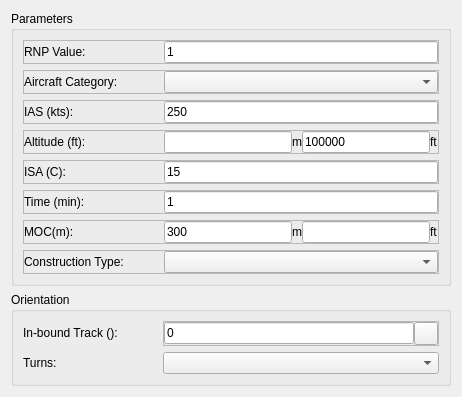
<?xml version="1.0" encoding="UTF-8"?>
<ui version="4.0">
 <class>HoldingRnp</class>
 <widget class="QWidget" name="HoldingRnp">
  <property name="geometry">
   <rect>
    <x>0</x>
    <y>0</y>
    <width>462</width>
    <height>358</height>
   </rect>
  </property>
  <property name="windowTitle">
   <string>Form</string>
  </property>
  <layout class="QVBoxLayout" name="verticalLayout">
   <item>
    <widget class="QGroupBox" name="grbParameters">
     <property name="title">
      <string>Parameters</string>
     </property>
     <layout class="QVBoxLayout" name="vLayout_grbParameters">
      <item>
       <widget class="QFrame" name="frame_RnpValue">
        <property name="sizePolicy">
         <sizepolicy hsizetype="Minimum" vsizetype="Preferred">
          <horstretch>0</horstretch>
          <verstretch>0</verstretch>
         </sizepolicy>
        </property>
        <property name="frameShape">
         <enum>QFrame::StyledPanel</enum>
        </property>
        <property name="frameShadow">
         <enum>QFrame::Raised</enum>
        </property>
        <layout class="QHBoxLayout" name="horizontalLayout_19">
         <property name="spacing">
          <number>0</number>
         </property>
         <property name="margin">
          <number>0</number>
         </property>
         <item>
          <widget class="QLabel" name="label_9">
           <property name="minimumSize">
            <size>
             <width>140</width>
             <height>0</height>
            </size>
           </property>
           <property name="maximumSize">
            <size>
             <width>16777215</width>
             <height>16777215</height>
            </size>
           </property>
           <property name="font">
            <font>
             <family>Arial</family>
             <weight>50</weight>
             <bold>false</bold>
            </font>
           </property>
           <property name="text">
            <string>RNP Value:</string>
           </property>
          </widget>
         </item>
         <item>
          <widget class="QLineEdit" name="txtRnpValue">
           <property name="sizePolicy">
            <sizepolicy hsizetype="MinimumExpanding" vsizetype="Fixed">
             <horstretch>0</horstretch>
             <verstretch>0</verstretch>
            </sizepolicy>
           </property>
           <property name="minimumSize">
            <size>
             <width>105</width>
             <height>0</height>
            </size>
           </property>
           <property name="maximumSize">
            <size>
             <width>16777215</width>
             <height>16777215</height>
            </size>
           </property>
           <property name="font">
            <font>
             <family>Arial</family>
             <weight>50</weight>
             <bold>false</bold>
            </font>
           </property>
           <property name="text">
            <string>1</string>
           </property>
          </widget>
         </item>
        </layout>
       </widget>
      </item>
      <item>
       <widget class="QFrame" name="frame_ConstructionType_2">
        <property name="enabled">
         <bool>true</bool>
        </property>
        <property name="sizePolicy">
         <sizepolicy hsizetype="Minimum" vsizetype="Preferred">
          <horstretch>0</horstretch>
          <verstretch>0</verstretch>
         </sizepolicy>
        </property>
        <property name="frameShape">
         <enum>QFrame::StyledPanel</enum>
        </property>
        <property name="frameShadow">
         <enum>QFrame::Raised</enum>
        </property>
        <layout class="QHBoxLayout" name="horizontalLayout_18">
         <property name="spacing">
          <number>0</number>
         </property>
         <property name="margin">
          <number>0</number>
         </property>
         <item>
          <widget class="QLabel" name="label_10">
           <property name="minimumSize">
            <size>
             <width>140</width>
             <height>0</height>
            </size>
           </property>
           <property name="maximumSize">
            <size>
             <width>140</width>
             <height>16777215</height>
            </size>
           </property>
           <property name="font">
            <font>
             <family>Arial</family>
             <weight>50</weight>
             <bold>false</bold>
            </font>
           </property>
           <property name="text">
            <string>Aircraft Category:</string>
           </property>
          </widget>
         </item>
         <item>
          <widget class="QComboBox" name="cmbAircraftCategory_2">
           <property name="maximumSize">
            <size>
             <width>16777215</width>
             <height>16777215</height>
            </size>
           </property>
           <property name="font">
            <font>
             <family>Arial</family>
             <weight>50</weight>
             <bold>false</bold>
            </font>
           </property>
           <property name="frame">
            <bool>true</bool>
           </property>
          </widget>
         </item>
        </layout>
       </widget>
      </item>
      <item>
       <widget class="QFrame" name="frame_Ias">
        <property name="sizePolicy">
         <sizepolicy hsizetype="Minimum" vsizetype="Preferred">
          <horstretch>0</horstretch>
          <verstretch>0</verstretch>
         </sizepolicy>
        </property>
        <property name="frameShape">
         <enum>QFrame::StyledPanel</enum>
        </property>
        <property name="frameShadow">
         <enum>QFrame::Raised</enum>
        </property>
        <layout class="QHBoxLayout" name="horizontalLayout_16">
         <property name="spacing">
          <number>0</number>
         </property>
         <property name="margin">
          <number>0</number>
         </property>
         <item>
          <widget class="QLabel" name="label_7">
           <property name="minimumSize">
            <size>
             <width>140</width>
             <height>0</height>
            </size>
           </property>
           <property name="maximumSize">
            <size>
             <width>16777215</width>
             <height>16777215</height>
            </size>
           </property>
           <property name="font">
            <font>
             <family>Arial</family>
             <weight>50</weight>
             <bold>false</bold>
            </font>
           </property>
           <property name="text">
            <string>IAS (kts):</string>
           </property>
          </widget>
         </item>
         <item>
          <widget class="QLineEdit" name="txtIas">
           <property name="sizePolicy">
            <sizepolicy hsizetype="MinimumExpanding" vsizetype="Fixed">
             <horstretch>0</horstretch>
             <verstretch>0</verstretch>
            </sizepolicy>
           </property>
           <property name="minimumSize">
            <size>
             <width>105</width>
             <height>0</height>
            </size>
           </property>
           <property name="maximumSize">
            <size>
             <width>16777215</width>
             <height>16777215</height>
            </size>
           </property>
           <property name="font">
            <font>
             <family>Arial</family>
             <weight>50</weight>
             <bold>false</bold>
            </font>
           </property>
           <property name="text">
            <string>250</string>
           </property>
          </widget>
         </item>
        </layout>
       </widget>
      </item>
      <item>
       <widget class="QFrame" name="frame_Altitude">
        <property name="sizePolicy">
         <sizepolicy hsizetype="Minimum" vsizetype="Preferred">
          <horstretch>0</horstretch>
          <verstretch>0</verstretch>
         </sizepolicy>
        </property>
        <property name="frameShape">
         <enum>QFrame::StyledPanel</enum>
        </property>
        <property name="frameShadow">
         <enum>QFrame::Raised</enum>
        </property>
        <layout class="QHBoxLayout" name="horizontalLayout_27">
         <property name="spacing">
          <number>0</number>
         </property>
         <property name="margin">
          <number>0</number>
         </property>
         <item>
          <widget class="QLabel" name="label_17">
           <property name="minimumSize">
            <size>
             <width>140</width>
             <height>0</height>
            </size>
           </property>
           <property name="maximumSize">
            <size>
             <width>100</width>
             <height>16777215</height>
            </size>
           </property>
           <property name="font">
            <font>
             <family>Arial</family>
             <weight>50</weight>
             <bold>false</bold>
            </font>
           </property>
           <property name="text">
            <string>Altitude (ft):</string>
           </property>
          </widget>
         </item>
         <item>
          <widget class="QLineEdit" name="txtAltitudeM"/>
         </item>
         <item>
          <widget class="QLabel" name="label_2">
           <property name="text">
            <string>m</string>
           </property>
          </widget>
         </item>
         <item>
          <widget class="QLineEdit" name="txtAltitude">
           <property name="sizePolicy">
            <sizepolicy hsizetype="MinimumExpanding" vsizetype="Fixed">
             <horstretch>0</horstretch>
             <verstretch>0</verstretch>
            </sizepolicy>
           </property>
           <property name="minimumSize">
            <size>
             <width>105</width>
             <height>0</height>
            </size>
           </property>
           <property name="maximumSize">
            <size>
             <width>16777215</width>
             <height>16777215</height>
            </size>
           </property>
           <property name="font">
            <font>
             <family>Arial</family>
             <weight>50</weight>
             <bold>false</bold>
            </font>
           </property>
           <property name="text">
            <string>100000</string>
           </property>
          </widget>
         </item>
         <item>
          <widget class="QLabel" name="label">
           <property name="text">
            <string>ft</string>
           </property>
          </widget>
         </item>
        </layout>
       </widget>
      </item>
      <item>
       <widget class="QFrame" name="frame_IasMA">
        <property name="sizePolicy">
         <sizepolicy hsizetype="Minimum" vsizetype="Preferred">
          <horstretch>0</horstretch>
          <verstretch>0</verstretch>
         </sizepolicy>
        </property>
        <property name="frameShape">
         <enum>QFrame::StyledPanel</enum>
        </property>
        <property name="frameShadow">
         <enum>QFrame::Raised</enum>
        </property>
        <layout class="QHBoxLayout" name="horizontalLayout_11">
         <property name="spacing">
          <number>0</number>
         </property>
         <property name="margin">
          <number>0</number>
         </property>
         <item>
          <widget class="QLabel" name="label_3">
           <property name="minimumSize">
            <size>
             <width>140</width>
             <height>0</height>
            </size>
           </property>
           <property name="maximumSize">
            <size>
             <width>16777215</width>
             <height>16777215</height>
            </size>
           </property>
           <property name="font">
            <font>
             <family>Arial</family>
             <weight>50</weight>
             <bold>false</bold>
            </font>
           </property>
           <property name="text">
            <string>ISA (C):</string>
           </property>
          </widget>
         </item>
         <item>
          <widget class="QLineEdit" name="txtIsa">
           <property name="sizePolicy">
            <sizepolicy hsizetype="MinimumExpanding" vsizetype="Fixed">
             <horstretch>0</horstretch>
             <verstretch>0</verstretch>
            </sizepolicy>
           </property>
           <property name="minimumSize">
            <size>
             <width>105</width>
             <height>0</height>
            </size>
           </property>
           <property name="maximumSize">
            <size>
             <width>16777215</width>
             <height>16777215</height>
            </size>
           </property>
           <property name="font">
            <font>
             <family>Arial</family>
             <weight>50</weight>
             <bold>false</bold>
            </font>
           </property>
           <property name="text">
            <string>15</string>
           </property>
          </widget>
         </item>
        </layout>
       </widget>
      </item>
      <item>
       <widget class="QFrame" name="frame_Time">
        <property name="sizePolicy">
         <sizepolicy hsizetype="Minimum" vsizetype="Preferred">
          <horstretch>0</horstretch>
          <verstretch>0</verstretch>
         </sizepolicy>
        </property>
        <property name="frameShape">
         <enum>QFrame::StyledPanel</enum>
        </property>
        <property name="frameShadow">
         <enum>QFrame::Raised</enum>
        </property>
        <layout class="QHBoxLayout" name="horizontalLayout_14">
         <property name="spacing">
          <number>0</number>
         </property>
         <property name="margin">
          <number>0</number>
         </property>
         <item>
          <widget class="QLabel" name="label_5">
           <property name="minimumSize">
            <size>
             <width>140</width>
             <height>0</height>
            </size>
           </property>
           <property name="maximumSize">
            <size>
             <width>16777215</width>
             <height>16777215</height>
            </size>
           </property>
           <property name="font">
            <font>
             <family>Arial</family>
             <weight>50</weight>
             <bold>false</bold>
            </font>
           </property>
           <property name="text">
            <string>Time (min):</string>
           </property>
          </widget>
         </item>
         <item>
          <widget class="QLineEdit" name="txtTime">
           <property name="sizePolicy">
            <sizepolicy hsizetype="MinimumExpanding" vsizetype="Fixed">
             <horstretch>0</horstretch>
             <verstretch>0</verstretch>
            </sizepolicy>
           </property>
           <property name="minimumSize">
            <size>
             <width>105</width>
             <height>0</height>
            </size>
           </property>
           <property name="maximumSize">
            <size>
             <width>16777215</width>
             <height>16777215</height>
            </size>
           </property>
           <property name="font">
            <font>
             <family>Arial</family>
             <weight>50</weight>
             <bold>false</bold>
            </font>
           </property>
           <property name="text">
            <string>1</string>
           </property>
          </widget>
         </item>
        </layout>
       </widget>
      </item>
      <item>
       <widget class="QFrame" name="frame_Moc">
        <property name="sizePolicy">
         <sizepolicy hsizetype="Minimum" vsizetype="Preferred">
          <horstretch>0</horstretch>
          <verstretch>0</verstretch>
         </sizepolicy>
        </property>
        <property name="frameShape">
         <enum>QFrame::StyledPanel</enum>
        </property>
        <property name="frameShadow">
         <enum>QFrame::Raised</enum>
        </property>
        <layout class="QHBoxLayout" name="horizontalLayout_12">
         <property name="spacing">
          <number>0</number>
         </property>
         <property name="margin">
          <number>0</number>
         </property>
         <item>
          <widget class="QLabel" name="label_4">
           <property name="minimumSize">
            <size>
             <width>140</width>
             <height>0</height>
            </size>
           </property>
           <property name="maximumSize">
            <size>
             <width>16777215</width>
             <height>16777215</height>
            </size>
           </property>
           <property name="font">
            <font>
             <family>Arial</family>
             <weight>50</weight>
             <bold>false</bold>
            </font>
           </property>
           <property name="text">
            <string>MOC(m):</string>
           </property>
          </widget>
         </item>
         <item>
          <widget class="QLineEdit" name="txtMoc">
           <property name="sizePolicy">
            <sizepolicy hsizetype="MinimumExpanding" vsizetype="Fixed">
             <horstretch>0</horstretch>
             <verstretch>0</verstretch>
            </sizepolicy>
           </property>
           <property name="minimumSize">
            <size>
             <width>105</width>
             <height>0</height>
            </size>
           </property>
           <property name="maximumSize">
            <size>
             <width>16777215</width>
             <height>16777215</height>
            </size>
           </property>
           <property name="font">
            <font>
             <family>Arial</family>
             <weight>50</weight>
             <bold>false</bold>
            </font>
           </property>
           <property name="text">
            <string>300</string>
           </property>
          </widget>
         </item>
         <item>
          <widget class="QLabel" name="label_6">
           <property name="text">
            <string>m</string>
           </property>
          </widget>
         </item>
         <item>
          <widget class="QLineEdit" name="txtMocFt">
           <property name="font">
            <font>
             <weight>50</weight>
             <bold>false</bold>
            </font>
           </property>
           <property name="text">
            <string/>
           </property>
          </widget>
         </item>
         <item>
          <widget class="QLabel" name="labelMocFt">
           <property name="text">
            <string>ft</string>
           </property>
          </widget>
         </item>
        </layout>
       </widget>
      </item>
      <item>
       <widget class="QFrame" name="frame_ConstructionType">
        <property name="enabled">
         <bool>true</bool>
        </property>
        <property name="sizePolicy">
         <sizepolicy hsizetype="Minimum" vsizetype="Preferred">
          <horstretch>0</horstretch>
          <verstretch>0</verstretch>
         </sizepolicy>
        </property>
        <property name="frameShape">
         <enum>QFrame::StyledPanel</enum>
        </property>
        <property name="frameShadow">
         <enum>QFrame::Raised</enum>
        </property>
        <layout class="QHBoxLayout" name="horizontalLayout_17">
         <property name="spacing">
          <number>0</number>
         </property>
         <property name="margin">
          <number>0</number>
         </property>
         <item>
          <widget class="QLabel" name="label_8">
           <property name="minimumSize">
            <size>
             <width>140</width>
             <height>0</height>
            </size>
           </property>
           <property name="maximumSize">
            <size>
             <width>140</width>
             <height>16777215</height>
            </size>
           </property>
           <property name="font">
            <font>
             <family>Arial</family>
             <weight>50</weight>
             <bold>false</bold>
            </font>
           </property>
           <property name="text">
            <string>Construction Type:</string>
           </property>
          </widget>
         </item>
         <item>
          <widget class="QComboBox" name="cmbConstruction">
           <property name="maximumSize">
            <size>
             <width>16777215</width>
             <height>16777215</height>
            </size>
           </property>
           <property name="font">
            <font>
             <family>Arial</family>
             <weight>50</weight>
             <bold>false</bold>
            </font>
           </property>
           <property name="frame">
            <bool>true</bool>
           </property>
          </widget>
         </item>
        </layout>
       </widget>
      </item>
     </layout>
    </widget>
   </item>
   <item>
    <widget class="QGroupBox" name="groupBox_2">
     <property name="title">
      <string>Orientation</string>
     </property>
     <layout class="QVBoxLayout" name="verticalLayout_2">
      <item>
       <widget class="QFrame" name="frame_ThrFaf">
        <property name="frameShape">
         <enum>QFrame::NoFrame</enum>
        </property>
        <property name="frameShadow">
         <enum>QFrame::Raised</enum>
        </property>
        <layout class="QHBoxLayout" name="horizontalLayout_65">
         <property name="spacing">
          <number>0</number>
         </property>
         <property name="margin">
          <number>0</number>
         </property>
         <item>
          <widget class="QLabel" name="label_73">
           <property name="sizePolicy">
            <sizepolicy hsizetype="Fixed" vsizetype="Fixed">
             <horstretch>0</horstretch>
             <verstretch>0</verstretch>
            </sizepolicy>
           </property>
           <property name="minimumSize">
            <size>
             <width>140</width>
             <height>0</height>
            </size>
           </property>
           <property name="font">
            <font>
             <weight>50</weight>
             <bold>false</bold>
            </font>
           </property>
           <property name="text">
            <string>In-bound Track ():</string>
           </property>
          </widget>
         </item>
         <item>
          <widget class="QFrame" name="frame_APV_9">
           <property name="frameShape">
            <enum>QFrame::StyledPanel</enum>
           </property>
           <property name="frameShadow">
            <enum>QFrame::Raised</enum>
           </property>
           <layout class="QHBoxLayout" name="horizontalLayout_13">
            <property name="spacing">
             <number>0</number>
            </property>
            <property name="margin">
             <number>0</number>
            </property>
            <item>
             <widget class="QLineEdit" name="txtTrack">
              <property name="enabled">
               <bool>true</bool>
              </property>
              <property name="font">
               <font>
                <weight>50</weight>
                <bold>false</bold>
               </font>
              </property>
              <property name="text">
               <string>0</string>
              </property>
             </widget>
            </item>
            <item>
             <widget class="QToolButton" name="btnCaptureTrack">
              <property name="text">
               <string/>
              </property>
              <property name="icon">
               <iconset>
                <normaloff>:/gnss_item/coordinate_capture.png</normaloff>:/gnss_item/coordinate_capture.png</iconset>
              </property>
             </widget>
            </item>
           </layout>
          </widget>
         </item>
        </layout>
       </widget>
      </item>
      <item>
       <widget class="QFrame" name="frame_60">
        <property name="frameShape">
         <enum>QFrame::NoFrame</enum>
        </property>
        <property name="frameShadow">
         <enum>QFrame::Raised</enum>
        </property>
        <layout class="QHBoxLayout" name="horizontalLayout_61">
         <property name="spacing">
          <number>0</number>
         </property>
         <property name="margin">
          <number>0</number>
         </property>
         <item>
          <widget class="QLabel" name="label_69">
           <property name="sizePolicy">
            <sizepolicy hsizetype="Fixed" vsizetype="Fixed">
             <horstretch>0</horstretch>
             <verstretch>0</verstretch>
            </sizepolicy>
           </property>
           <property name="minimumSize">
            <size>
             <width>140</width>
             <height>0</height>
            </size>
           </property>
           <property name="font">
            <font>
             <weight>50</weight>
             <bold>false</bold>
            </font>
           </property>
           <property name="text">
            <string>Turns:</string>
           </property>
          </widget>
         </item>
         <item>
          <widget class="QComboBox" name="cmbOrientation">
           <property name="sizePolicy">
            <sizepolicy hsizetype="Expanding" vsizetype="Fixed">
             <horstretch>0</horstretch>
             <verstretch>0</verstretch>
            </sizepolicy>
           </property>
           <property name="font">
            <font>
             <weight>50</weight>
             <bold>false</bold>
            </font>
           </property>
          </widget>
         </item>
        </layout>
       </widget>
      </item>
     </layout>
    </widget>
   </item>
  </layout>
 </widget>
 <resources/>
 <connections/>
</ui>
